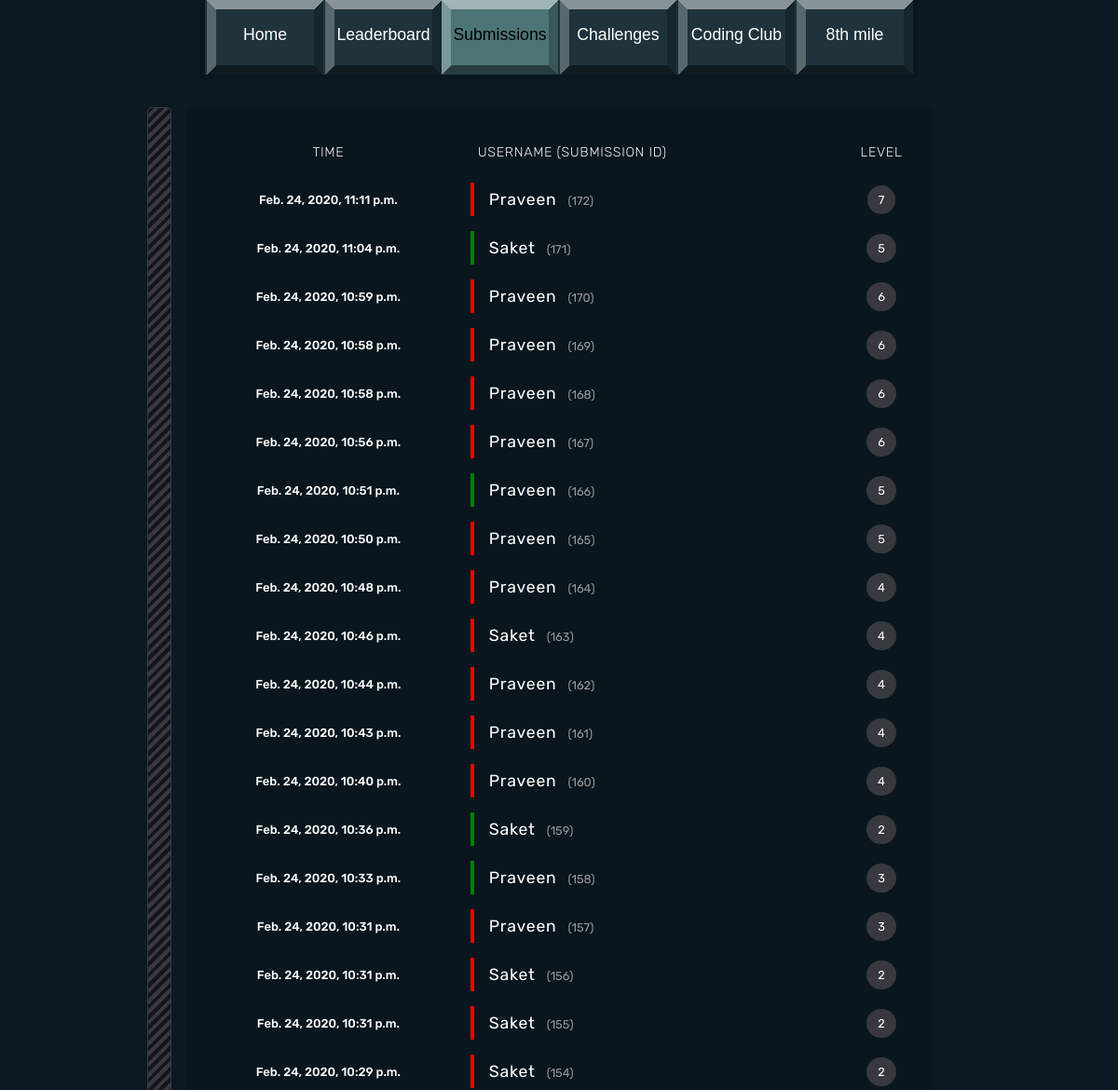
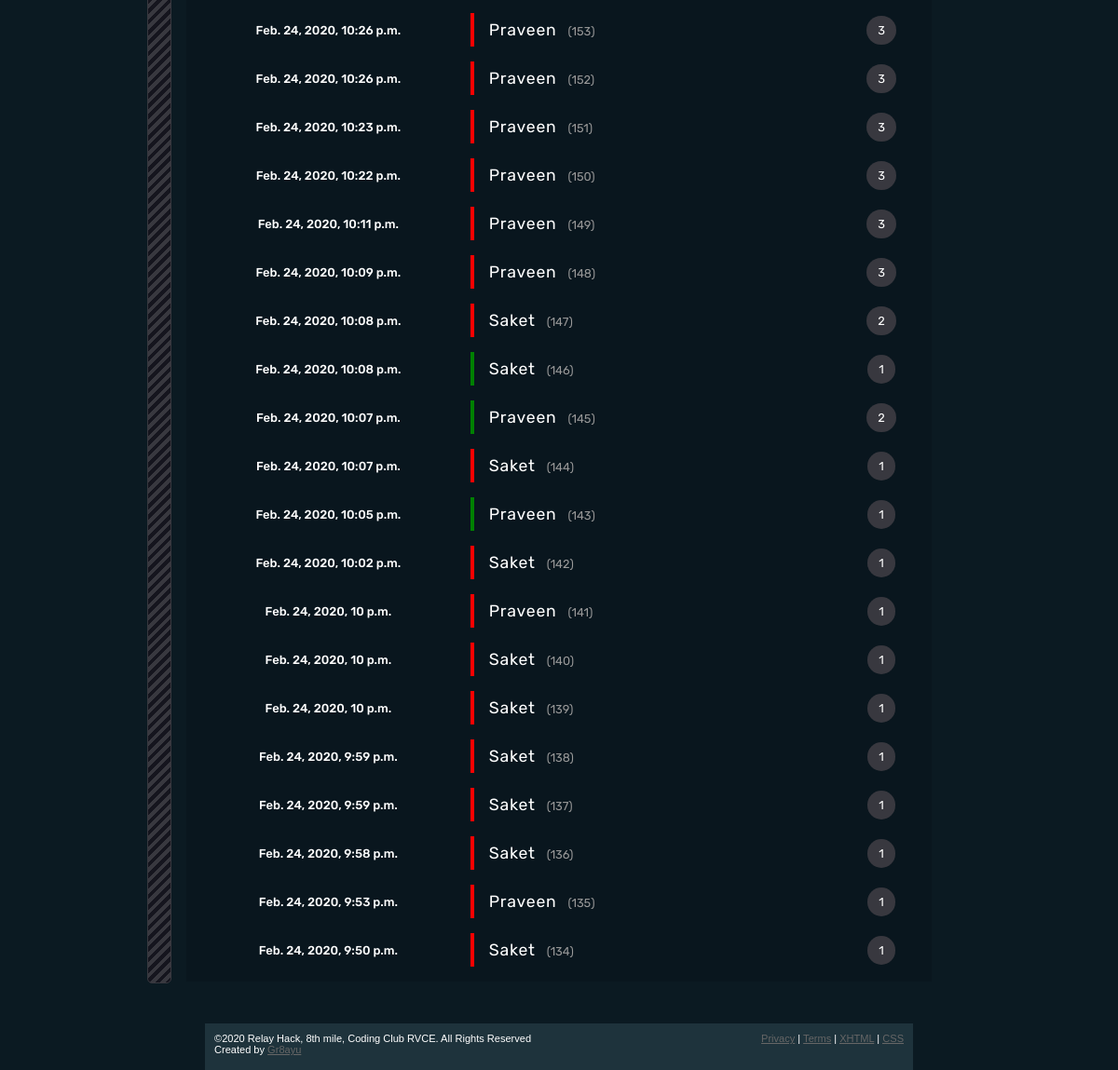
Screenshot of /levels/submissions/ with the database file from the repository (2 pictures, top to bottom).
### levels/models.py (models this page shows, shortened)
class Submissions(models.Model):
    level_list = (
        (1, 'level 1'),
        (2, 'level 2'),
        (3, 'level 3'),
        (4, 'level 4'),
        (5, 'level 5'),
        (6, 'level 6'),
        (7, 'level 7'),
        (8, 'level 8'),
        (9, 'level 9'),
        (10, 'level 10')
    )
    SubmissionId = models.AutoField(primary_key=True)
    ip = models.CharField(max_length=20, default="0.0.0.0")
    level = models.IntegerField(choices=level_list)
    key = models.CharField(max_length=50)
    validity = models.BooleanField(default=False)
    date_time = models.DateTimeField('date published')
    userID = models.ForeignKey(
        User,
        on_delete=models.CASCADE,
        verbose_name="submission by user",
    )
    class Meta:
        ordering = ["-date_time"]

class User(models.Model):
	userID = models.AutoField(primary_key=True)
	username = models.CharField(max_length=50)
	userKey = models.CharField(max_length=50)
	score = models.IntegerField(default=0)

### levels/views.py (the view)
# urls.py: path('submissions/', views.submissions, name='submissions'),
def submissions(request):
	submissionList = Submissions.objects.all()
	return render(request,'levels/submissions.html',{'submissionList':submissionList})

### levels/templates/levels/submissions.html (shortened to what this page needs)
<!DOCTYPE html PUBLIC "-//W3C//DTD XHTML 1.0 Strict//EN" "http://www.w3.org/TR/xhtml1/DTD/xhtml1-strict.dtd">
<html xmlns="http://www.w3.org/1999/xhtml">
<head>
{% load static %}
<link href="{% static "css/default.css" %}" rel="stylesheet" type="text/css" />
</head>
<body>
<div id="menu">
  <ul>
    <li><a href="/">Home</a></li>
    <li><a href="{%url 'leaderboard'%}">Leaderboard</a></li>
    <li class="active"><a href="{%url 'submissions'%}">Submissions</a></li>
    <li><a href="{%url 'level1'%}">Challenges</a></li>
    <li><a href="https://www.instagram.com/codingclubrvce">Coding Club</a></li>
    <li><a href="http://8thmile.rvce.edu.in">8th mile</a></li>
  </ul>
</div>
<div id="page">
     <table>
      <tbody>
        <tr>
          <th>
            Time
          </th>
          <th>
            Username (submission ID)
          </th>
          <th>
            Level
          </th>
        </tr>
      </tbody>
{% for submission in submissionList%}
  <tr class="user">
          <td class="position">{{submission.date_time}}</td>
          {% if submission.validity %}
            <td class="user" style="border-left: 4px solid green;">
              {{submission.userID.username}}<span>({{submission.SubmissionId }})</span> </td>
          {% endif%}
          {% if not submission.validity %}
            <td class="user" style="border-left: 4px solid red;">
              {{submission.userID.username}}<span>({{submission.SubmissionId }})</span>
            </td>
          {% endif%}
          <td class="score"><span>{{submission.level}}</span></td>
      </tr>
{%endfor%}
    </table>
  <div style="clear: both;">&nbsp;</div>
</div>
<div id="footer">
  <p id="legal">&copy;2020 Relay Hack, 8th mile, Coding Club RVCE.  All Rights Reserved<br />
  Created by <a href="https://www.github.com/Gr8ayu">Gr8ayu</a>
  <p id="links"><a href="#">Privacy</a> | <a href="#">Terms</a> | <a target="_blank" href="http://validator.w3.org/check/referer"><abbr title="eXtensible HyperText Markup Language">XHTML</abbr></a> | <a target="_blank" href="http://jigsaw.w3.org/css-validator/check/referer"><abbr title="Cascading Style Sheets">CSS</abbr></a></p>
</div>
</body>
</html>

### levels/static/css/default.css (style rules this page uses)
body { margin: 0; padding: 0; background: #0B1A22 ; font-family: "Trebuchet MS", Arial, Helvetica, sans-serif; font-size: 13px; color: #FFFFFF; }
p, ol, ul { line-height: 170%; }
ul { margin-left: 0; padding-left: 0; list-style: none; }
ul li { padding-left: 15px; }
a { color: #666666; }
#menu { width: 760px; height: 80px; margin: 0 auto; padding: 0 5px 5px 5px; background: #09161E; }
#menu ul { margin: 0; padding: 0; list-style: none; line-height: normal; }
#menu li { display: inline; margin: 0; padding: 0; padding-left: 0; padding-right: 0; }
#menu a { display: block; float: left; width: 125px; height: 53px; padding: 27px 0 0 0; background: #1E333C url(images/img02.gif) no-repeat; border-left: 2px solid #1E333C; text-decoration: none; text-align: center; font-size: 136%; color: #FFFFFF; }
#menu .active a { background: #1E333C url(images/img03.gif) no-repeat; border: none; color: #000000; }
#page { width: 730px; margin: 0 auto; padding: 30px 0; }
#footer { width: 740px; margin: 0 auto; height: 30px; padding: 10px; background: #1E333C; }
#footer p { margin: 0; line-height: normal; font-size: 85%; }
#legal { float: left; }
#links { float: right; }

### levels/templates/levels/submissions.html (style rules this page uses)
#page { display: flex; flex-direction: column; align-items: center; }
table { background: #09161E; color: #fff; font-family: 'Rubik', sans-serif; margin: 0rem 1rem; position: relative; width: calc(90vw - 2rem); max-width: 800px; border-spacing: 0 1rem; }
table:before { position: absolute; content: ''; right: calc(100% + 1rem); top: 0; height: 100%; width: 1.5rem; border-radius: 5px; border: 1px solid #38383F; background: repeating-linear-gradient(-45deg, #15151E 0px, #15151E 4px, #38383F 4px, #38383F 8px); }
table tr>* { text-align: center; padding: 0.5rem; }
table tr>*:nth-child(2) { text-align: left; }
table th { font-weight: 300; letter-spacing: 0.04rem; font-size: 0.9rem; color: #eee; text-transform: uppercase; }
table td.position { font-weight: 500; }
table td.user { padding-left: 1rem; font-size: 1.1rem; letter-spacing: 0.05rem; }
table td.user span { text-transform: capitalize; margin-left: 0.75rem; font-size: 0.8rem; color: #999; letter-spacing: initial; }
table td.score span { background: #38383F; border-radius: 30px; padding: 0.5rem 0.75rem; font-size: 0.8rem; text-transform: uppercase; }

### rows the page displays
Submissions: date_time "Feb. 24, 2020, 11:11 p.m.", userID.username "Praveen", SubmissionId "172", level "7"
Submissions: date_time "Feb. 24, 2020, 11:04 p.m.", userID.username "Saket", SubmissionId "171", level "5"
Submissions: date_time "Feb. 24, 2020, 10:59 p.m.", userID.username "Praveen", SubmissionId "170", level "6"
Submissions: date_time "Feb. 24, 2020, 10:58 p.m.", userID.username "Praveen", SubmissionId "169", level "6"
Submissions: date_time "Feb. 24, 2020, 10:58 p.m.", userID.username "Praveen", SubmissionId "168", level "6"
Submissions: date_time "Feb. 24, 2020, 10:56 p.m.", userID.username "Praveen", SubmissionId "167", level "6"
Submissions: date_time "Feb. 24, 2020, 10:51 p.m.", userID.username "Praveen", SubmissionId "166", level "5"
Submissions: date_time "Feb. 24, 2020, 10:50 p.m.", userID.username "Praveen", SubmissionId "165", level "5"
Submissions: date_time "Feb. 24, 2020, 10:48 p.m.", userID.username "Praveen", SubmissionId "164", level "4"
Submissions: date_time "Feb. 24, 2020, 10:46 p.m.", userID.username "Saket", SubmissionId "163", level "4"
Submissions: date_time "Feb. 24, 2020, 10:44 p.m.", userID.username "Praveen", SubmissionId "162", level "4"
Submissions: date_time "Feb. 24, 2020, 10:43 p.m.", userID.username "Praveen", SubmissionId "161", level "4"
Submissions: date_time "Feb. 24, 2020, 10:40 p.m.", userID.username "Praveen", SubmissionId "160", level "4"
Submissions: date_time "Feb. 24, 2020, 10:36 p.m.", userID.username "Saket", SubmissionId "159", level "2"
Submissions: date_time "Feb. 24, 2020, 10:33 p.m.", userID.username "Praveen", SubmissionId "158", level "3"
Submissions: date_time "Feb. 24, 2020, 10:31 p.m.", userID.username "Praveen", SubmissionId "157", level "3"
Submissions: date_time "Feb. 24, 2020, 10:31 p.m.", userID.username "Saket", SubmissionId "156", level "2"
Submissions: date_time "Feb. 24, 2020, 10:31 p.m.", userID.username "Saket", SubmissionId "155", level "2"
Submissions: date_time "Feb. 24, 2020, 10:29 p.m.", userID.username "Saket", SubmissionId "154", level "2"
Submissions: date_time "Feb. 24, 2020, 10:26 p.m.", userID.username "Praveen", SubmissionId "153", level "3"
Submissions: date_time "Feb. 24, 2020, 10:26 p.m.", userID.username "Praveen", SubmissionId "152", level "3"
Submissions: date_time "Feb. 24, 2020, 10:23 p.m.", userID.username "Praveen", SubmissionId "151", level "3"
Submissions: date_time "Feb. 24, 2020, 10:22 p.m.", userID.username "Praveen", SubmissionId "150", level "3"
Submissions: date_time "Feb. 24, 2020, 10:11 p.m.", userID.username "Praveen", SubmissionId "149", level "3"
Submissions: date_time "Feb. 24, 2020, 10:09 p.m.", userID.username "Praveen", SubmissionId "148", level "3"
Submissions: date_time "Feb. 24, 2020, 10:08 p.m.", userID.username "Saket", SubmissionId "147", level "2"
Submissions: date_time "Feb. 24, 2020, 10:08 p.m.", userID.username "Saket", SubmissionId "146", level "1"
Submissions: date_time "Feb. 24, 2020, 10:07 p.m.", userID.username "Praveen", SubmissionId "145", level "2"
Submissions: date_time "Feb. 24, 2020, 10:07 p.m.", userID.username "Saket", SubmissionId "144", level "1"
Submissions: date_time "Feb. 24, 2020, 10:05 p.m.", userID.username "Praveen", SubmissionId "143", level "1"
Submissions: date_time "Feb. 24, 2020, 10:02 p.m.", userID.username "Saket", SubmissionId "142", level "1"
Submissions: date_time "Feb. 24, 2020, 10 p.m.", userID.username "Praveen", SubmissionId "141", level "1"
Submissions: date_time "Feb. 24, 2020, 10 p.m.", userID.username "Saket", SubmissionId "140", level "1"
Submissions: date_time "Feb. 24, 2020, 10 p.m.", userID.username "Saket", SubmissionId "139", level "1"
Submissions: date_time "Feb. 24, 2020, 9:59 p.m.", userID.username "Saket", SubmissionId "138", level "1"
Submissions: date_time "Feb. 24, 2020, 9:59 p.m.", userID.username "Saket", SubmissionId "137", level "1"
Submissions: date_time "Feb. 24, 2020, 9:58 p.m.", userID.username "Saket", SubmissionId "136", level "1"
Submissions: date_time "Feb. 24, 2020, 9:53 p.m.", userID.username "Praveen", SubmissionId "135", level "1"
Submissions: date_time "Feb. 24, 2020, 9:50 p.m.", userID.username "Saket", SubmissionId "134", level "1"
